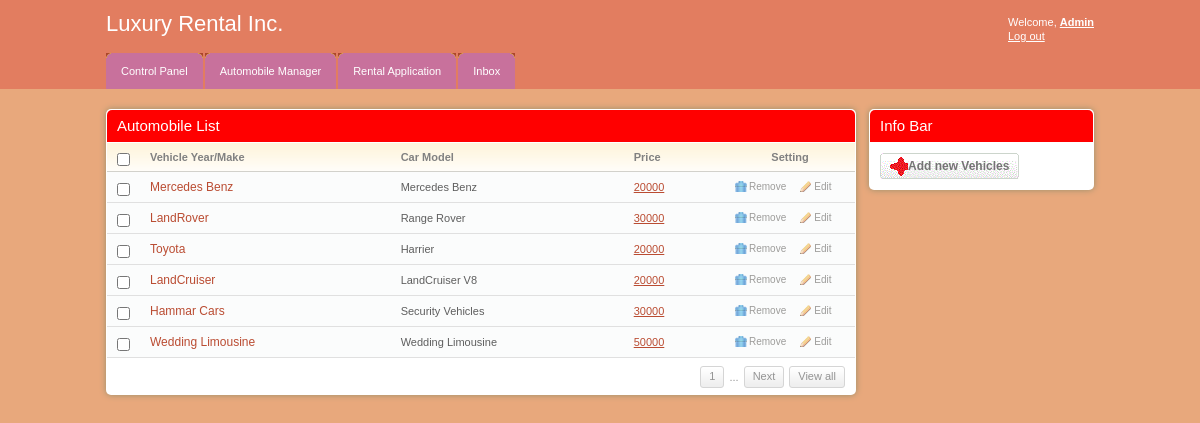
The app's page /admin/add_vehicles.php (signed in), older data.
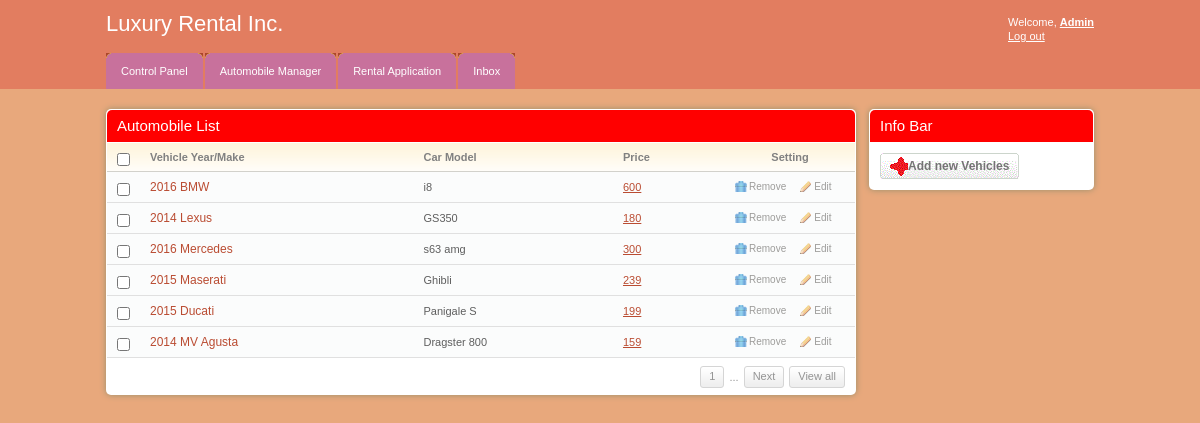
The same page, newer data.
### tables this page shows
CREATE TABLE `cars` (
  `car_id` int(11) NOT NULL AUTO_INCREMENT,
  `car_name` varchar(255) NOT NULL,
  `car_type` varchar(255) NOT NULL,
  `image` text NOT NULL,
  `hire_cost` int(11) NOT NULL,
  `status` varchar(255) NOT NULL,
  PRIMARY KEY (`car_id`)
);

### admin/add_vehicles.php (the view, shortened to what this page needs)
<!DOCTYPE html PUBLIC "-//W3C//DTD XHTML 1.0 Transitional//EN" "http://www.w3.org/TR/xhtml1/DTD/xhtml1-transitional.dtd">
<html xmlns="http://www.w3.org/1999/xhtml">
<head>
	<link rel="stylesheet" href="css/style.css" type="text/css" media="all" />
</head>
<body>
<div id="header">
	<div class="shell">
		<?php
			include 'menu.php';
		?>
		</div>
	</div>
<div id="container">
	<div class="shell">
		<div id="main">
			<div id="content">
				<div class="box">
					<div class="box-head">
						<h2 class="left">Automobile List</h2>
					</div>
					<div class="table">
						<table width="100%" border="0" cellspacing="0" cellpadding="0">
							<tr>
								<th width="13"><input type="checkbox" class="checkbox" /></th>
								<th>Vehicle Year/Make</th>
								<th>Car Model</th>
								<th>Price</th>
								<th width="110" class="ac">Setting</th>
							</tr>
							<?php
								include '../includes/config.php';
								$select = "SELECT * FROM cars WHERE status = 'Available'";
								$result = $conn->query($select);
								while($row = $result->fetch_assoc()){
							?>
							<tr>
								<td><input type="checkbox" class="checkbox" /></td>
								<td><h3><a href="#"><?php echo $row['car_type'] ?></a></h3></td>
								<td><?php echo $row['car_name'] ?></td>
								<td><a href="#"><?php echo $row['hire_cost'] ?></a></td>
								<td><a href="javascript:sureToApprove(<?php echo $row['car_id'];?>)" class="ico del">Remove</a><a href="#" class="ico edit">Edit</a></td>
							</tr>
							<?php
								}
							?>
						</table>
						<div class="pagging">
							<div class="right">
								<a href="#">1</a>
								<span>...</span>
								<a href="#">Next</a>
								<a href="#">View all</a>
							</div>
						</div>
					</div>
				</div>
			</div>
			<div id="sidebar">
				<div class="box">
					<div class="box-head">
						<h2>Info Bar</h2>
					</div>
					<div class="box-content">
						<a href="add_cars.php" class="add-button"><span>Add new Vehicles</span></a>
					</div>
				</div>
			</div>
		</div>
	</div>
</div>
</body>
</html>

Row changes from the older to the newer data that the page shows:
removed cars: car_type "Mercedes Benz", car_name "Mercedes Benz", hire_cost "20000"
removed cars: car_type "LandRover", car_name "Range Rover", hire_cost "30000"
removed cars: car_type "Toyota", car_name "Harrier", hire_cost "20000"
removed cars: car_type "LandCruiser", car_name "LandCruiser V8", hire_cost "20000"
removed cars: car_type "Hammar Cars", car_name "Security Vehicles", hire_cost "30000"
removed cars: car_type "Wedding Limousine", car_name "Wedding Limousine", hire_cost "50000"
added cars: car_type "2016 BMW", car_name "i8", hire_cost "600"
added cars: car_type "2014 Lexus", car_name "GS350", hire_cost "180"
added cars: car_type "2016 Mercedes", car_name "s63 amg", hire_cost "300"
added cars: car_type "2015 Maserati", car_name "Ghibli", hire_cost "239"
added cars: car_type "2015 Ducati", car_name "Panigale S", hire_cost "199"
added cars: car_type "2014 MV Agusta", car_name "Dragster 800", hire_cost "159"
